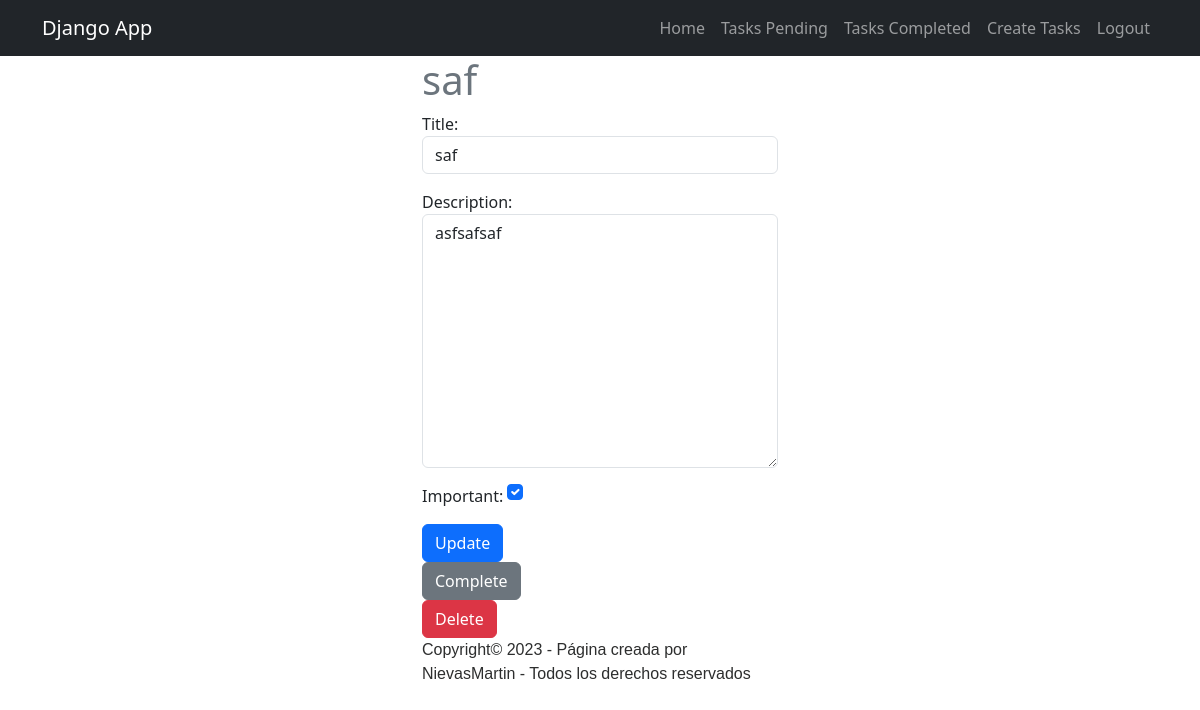
/tasks/9/ (signed in), run on an earlier commit of the app's database.
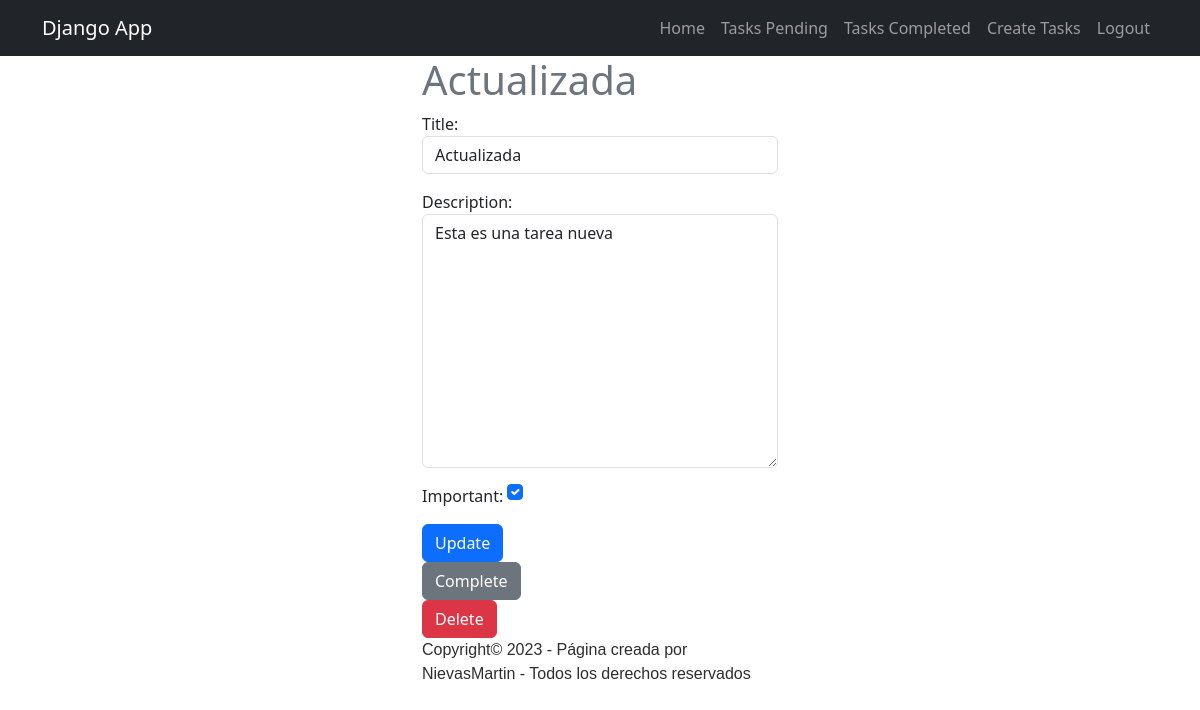
And on a later commit of the database.
### tasks/models.py (models this page shows, shortened)
class Task(models.Model):
    title = models.CharField( max_length = 100 )
    description = models.TextField(blank=True)
    created = models.DateField(auto_now_add=True)
    datecompleted = models.DateTimeField(null=True, blank=True)
    important = models.BooleanField(default=False)
    user = models.ForeignKey(User, on_delete=models.CASCADE)

### tasks/views.py (the view, shortened to what this page needs)
# urls.py: path('tasks/<int:task_id>/', views.task_detail, name='task_detail'),
@login_required
def task_detail(request, task_id):
    task = get_object_or_404(Task, pk=task_id, user=request.user)
    if request.method == 'GET':
        form = TaskForm(instance=task)
        return render(request, 'task_detail.html', {'task': task, 'form': form })

### tasks/forms.py
class TaskForm(forms.ModelForm):
    class Meta:
        model = Task
        fields = ['title', 'description','important']
        widgets = {
            'title': forms.TextInput(attrs={ 'class' : 'form-control', 'placeholder' : 'Write a title' }),
            'description': forms.Textarea(attrs={ 'class' : 'form-control', 'placeholder': 'Write a discription' }),
            'important': forms.CheckboxInput(attrs={ 'class' : 'form-check-input m-auto' }),
        }

### tasks/templates/task_detail.html (shortened to what this page needs)
{% extends 'base.html' %}
{% block content %}
<main class="container">
  <div class="row">
      <div class="col-md-4 offset-md-4">
        <h1 class="text-secondary">{{task.title}}</h1>
        <form method="POST">
          {{form.as_p}}
          <button class="btn btn-primary">
               Update
          </button>
        </form>
        <div>
          <form action="{% url 'complete_task' task.id %}" method="POST">
            <button class="btn btn-secondary">
              Complete
            </button>
          </form>
          <form action="{% url 'delete_task' task.id %}" method="POST">
            <button class="btn btn-danger">
              Delete
            </button>
            <div id="copyright" style="font-family:'Franklin Gothic Medium', 'Arial Narrow', Arial, sans-serif ; color: #2d2e2e;">
              Copyright&copy; 2023 - Página creada por NievasMartin - Todos los derechos reservados
          </div>
          </form>
        </div>
      </div>
  </div>
</main>
{% endblock %}

What changed in the data, as far as the page shows it:
changed Task: title "saf" → "Actualizada"; description "asfsafsaf" → "Esta es una tarea nueva"
